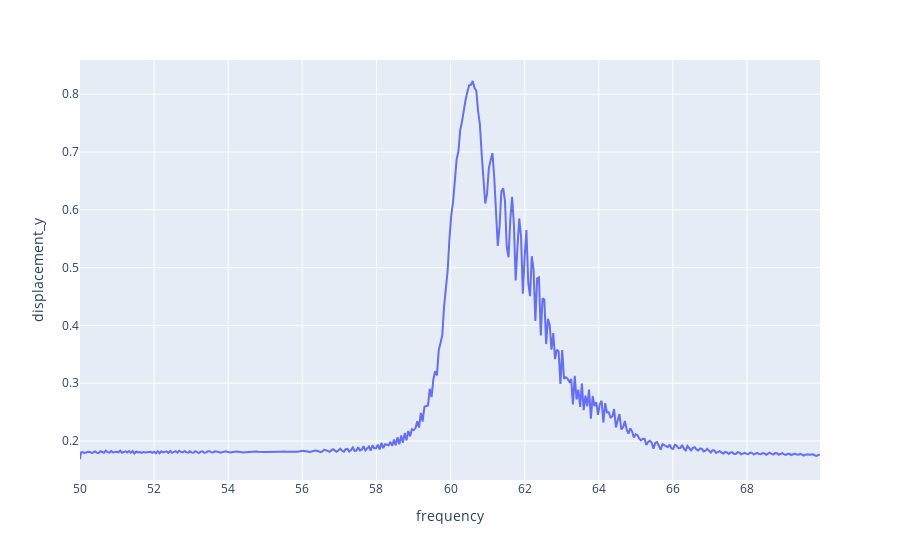
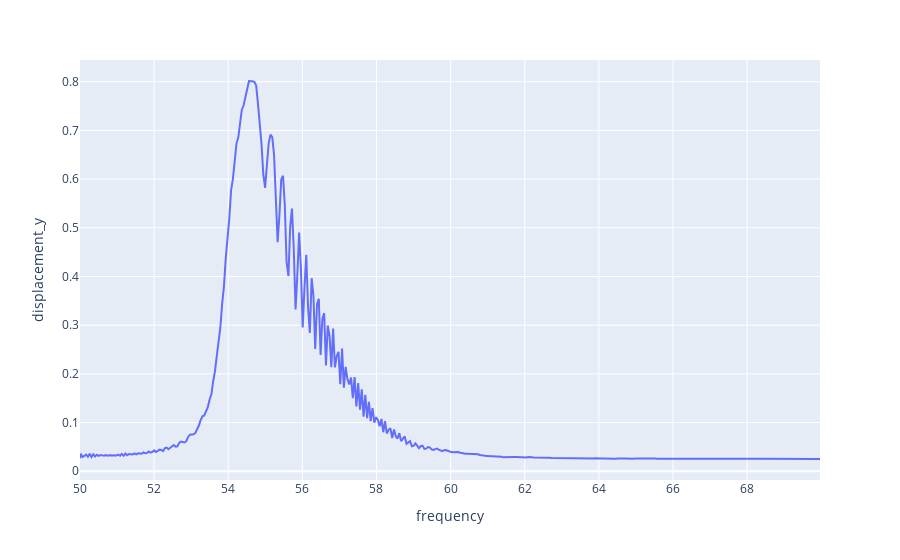
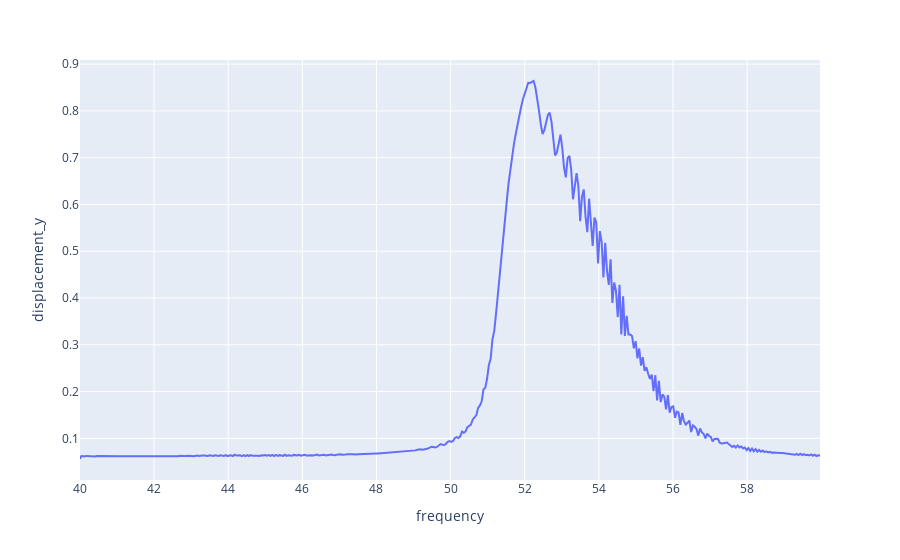
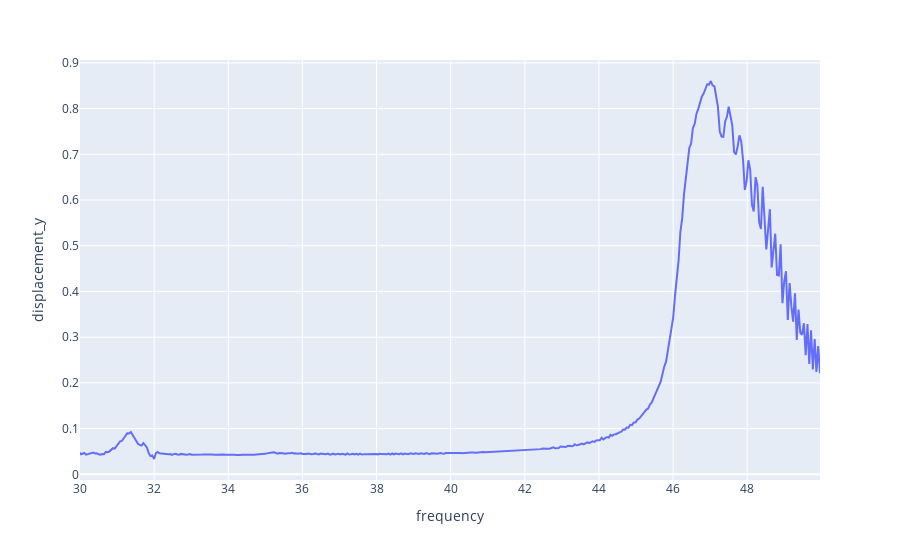

The cell these charts' notebook holds for them, in order:
### Code cell
for i in range(len(plot_data)):
    fig = px.line(plot_data[i], x=plot_data[i]['frequency'], y=plot_data[i]['displacement_y'])
    fig.show()

### Figure 1 — Plotly figure (JSON) as saved in the notebook; plotly's stock layout.template omitted (floating-point values rounded to 4 significant figures; data arrays with more than 128 entries replaced by an {"elided": "..."} marker saying what was removed)
{"data": [{"hovertemplate": "frequency=%{x}<br>displacement_y=%{y}<extra></extra>", "legendgroup": "", "line": {"color": "#636efa", "dash": "solid"}, "mode": "lines", "name": "", "orientation": "v", "showlegend": false, "type": "scatter", "x": {"elided": "415 float values"}, "xaxis": "x", "y": {"elided": "415 float values"}, "yaxis": "y"}], "layout": {"legend": {"tracegroupgap": 0}, "margin": {"t": 60}, "xaxis": {"anchor": "y", "domain": [0, 1], "title": {"text": "frequency"}}, "yaxis": {"anchor": "x", "domain": [0, 1], "title": {"text": "displacement_y"}}}}

### Figure 2 — Plotly figure (JSON) as saved in the notebook; plotly's stock layout.template omitted (floating-point values rounded to 4 significant figures; data arrays with more than 128 entries replaced by an {"elided": "..."} marker saying what was removed)
{"data": [{"hovertemplate": "frequency=%{x}<br>displacement_y=%{y}<extra></extra>", "legendgroup": "", "line": {"color": "#636efa", "dash": "solid"}, "mode": "lines", "name": "", "orientation": "v", "showlegend": false, "type": "scatter", "x": {"elided": "415 float values"}, "xaxis": "x", "y": {"elided": "415 float values"}, "yaxis": "y"}], "layout": {"legend": {"tracegroupgap": 0}, "margin": {"t": 60}, "xaxis": {"anchor": "y", "domain": [0, 1], "title": {"text": "frequency"}}, "yaxis": {"anchor": "x", "domain": [0, 1], "title": {"text": "displacement_y"}}}}

### Figure 3 — Plotly figure (JSON) as saved in the notebook; plotly's stock layout.template omitted (floating-point values rounded to 4 significant figures; data arrays with more than 128 entries replaced by an {"elided": "..."} marker saying what was removed)
{"data": [{"hovertemplate": "frequency=%{x}<br>displacement_y=%{y}<extra></extra>", "legendgroup": "", "line": {"color": "#636efa", "dash": "solid"}, "mode": "lines", "name": "", "orientation": "v", "showlegend": false, "type": "scatter", "x": {"elided": "415 float values"}, "xaxis": "x", "y": {"elided": "415 float values"}, "yaxis": "y"}], "layout": {"legend": {"tracegroupgap": 0}, "margin": {"t": 60}, "xaxis": {"anchor": "y", "domain": [0, 1], "title": {"text": "frequency"}}, "yaxis": {"anchor": "x", "domain": [0, 1], "title": {"text": "displacement_y"}}}}

### Figure 4 — Plotly figure (JSON) as saved in the notebook; plotly's stock layout.template omitted (floating-point values rounded to 4 significant figures; data arrays with more than 128 entries replaced by an {"elided": "..."} marker saying what was removed)
{"data": [{"hovertemplate": "frequency=%{x}<br>displacement_y=%{y}<extra></extra>", "legendgroup": "", "line": {"color": "#636efa", "dash": "solid"}, "mode": "lines", "name": "", "orientation": "v", "showlegend": false, "type": "scatter", "x": {"elided": "415 float values"}, "xaxis": "x", "y": {"elided": "415 float values"}, "yaxis": "y"}], "layout": {"legend": {"tracegroupgap": 0}, "margin": {"t": 60}, "xaxis": {"anchor": "y", "domain": [0, 1], "title": {"text": "frequency"}}, "yaxis": {"anchor": "x", "domain": [0, 1], "title": {"text": "displacement_y"}}}}
